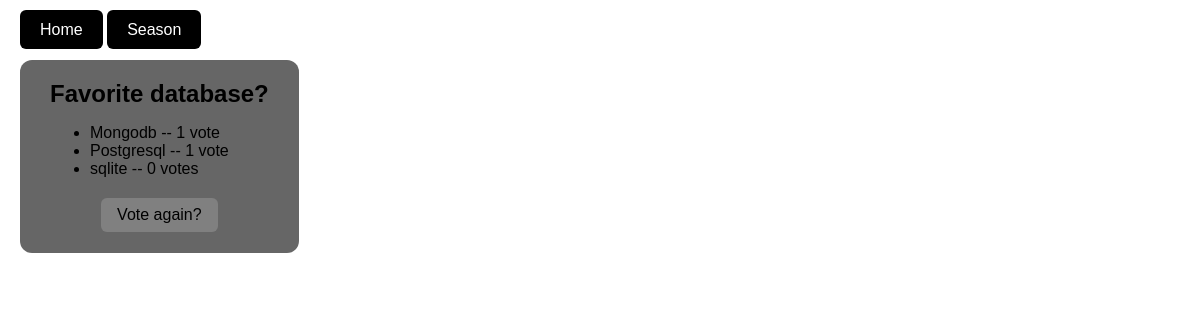
/polls/5/results/, run on an earlier commit of the app's database.
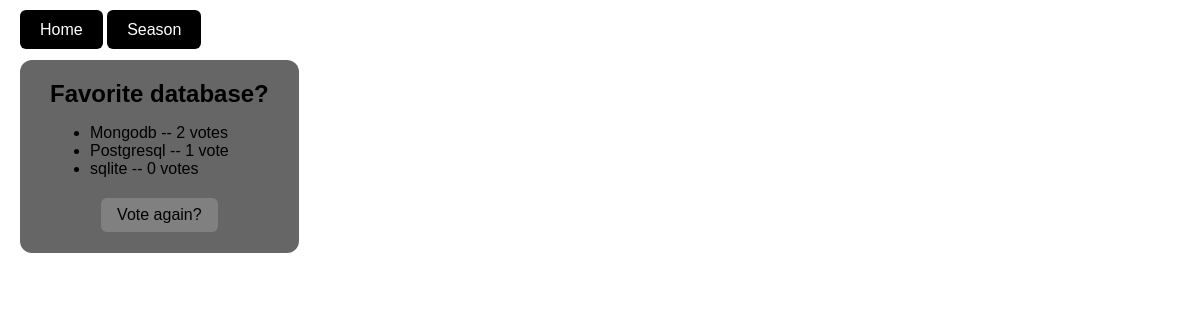
And on a later commit of the database.
### polls/models.py (models this page shows, shortened)
class Choice(models.Model):
    question = models.ForeignKey(Question, on_delete=models.CASCADE) # the question obj this goes with
    choice_text = models.CharField(max_length=200) #
    votes = models.IntegerField(default=0)

### polls/views.py (the view)
# urls.py: path("<int:pk>/results/", views.ResultsView.as_view(), name="results"),
class ResultsView(generic.DetailView):
    model = Question
    template_name = "polls/results.html"

### polls/templates/polls/results.html (shortened to what this page needs)
{% extends "base.html" %}
{% block content %}
<div class="text-box">
  <h2>{{ question.question_text }}</h2>
  <ul>
    {% for choice in question.choice_set.all %}
      <li>{{ choice.choice_text }} -- {{ choice.votes }} vote{{ choice.votes|pluralize }}</li>
    {% endfor %}
  </ul>
  <a href="{% url 'polls:detail' question.id %}" class="btn">Vote again?</a>
</div>
{% endblock %}

What changed in the data, as far as the page shows it:
changed Choice "Mongodb": votes "1" → "2"
